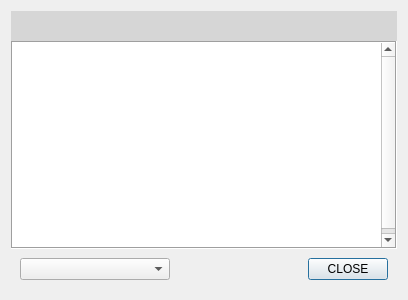
<?xml version="1.0" encoding="UTF-8"?>
<ui version="4.0">
 <class>changelog</class>
 <widget class="QDialog" name="changelog">
  <property name="geometry">
   <rect>
    <x>0</x>
    <y>0</y>
    <width>408</width>
    <height>300</height>
   </rect>
  </property>
  <property name="windowTitle">
   <string>Dialog</string>
  </property>
  <property name="modal">
   <bool>true</bool>
  </property>
  <layout class="QVBoxLayout" name="verticalLayout">
   <property name="spacing">
    <number>0</number>
   </property>
   <item>
    <widget class="QWidget" name="widget_2" native="true">
     <property name="minimumSize">
      <size>
       <width>0</width>
       <height>30</height>
      </size>
     </property>
     <property name="maximumSize">
      <size>
       <width>16777215</width>
       <height>30</height>
      </size>
     </property>
     <property name="styleSheet">
      <string notr="true">background-color: rgb(214, 214, 214);</string>
     </property>
     <layout class="QHBoxLayout" name="horizontalLayout_2">
      <property name="spacing">
       <number>0</number>
      </property>
      <property name="leftMargin">
       <number>12</number>
      </property>
      <property name="topMargin">
       <number>0</number>
      </property>
      <property name="bottomMargin">
       <number>0</number>
      </property>
      <item>
       <widget class="QLabel" name="lblVersion">
        <property name="font">
         <font>
          <pointsize>14</pointsize>
          <weight>75</weight>
          <bold>true</bold>
         </font>
        </property>
        <property name="text">
         <string/>
        </property>
       </widget>
      </item>
      <item>
       <widget class="QLabel" name="lblDate">
        <property name="font">
         <font>
          <pointsize>9</pointsize>
          <italic>false</italic>
         </font>
        </property>
        <property name="styleSheet">
         <string notr="true">color: rgb(104, 104, 104);</string>
        </property>
        <property name="text">
         <string/>
        </property>
        <property name="alignment">
         <set>Qt::AlignRight|Qt::AlignTrailing|Qt::AlignVCenter</set>
        </property>
       </widget>
      </item>
     </layout>
    </widget>
   </item>
   <item>
    <widget class="QScrollArea" name="scrollArea">
     <property name="frameShape">
      <enum>QFrame::Box</enum>
     </property>
     <property name="verticalScrollBarPolicy">
      <enum>Qt::ScrollBarAlwaysOn</enum>
     </property>
     <property name="horizontalScrollBarPolicy">
      <enum>Qt::ScrollBarAlwaysOff</enum>
     </property>
     <property name="widgetResizable">
      <bool>false</bool>
     </property>
     <widget class="QWidget" name="scrollAreaWidgetContents">
      <property name="geometry">
       <rect>
        <x>0</x>
        <y>0</y>
        <width>388</width>
        <height>209</height>
       </rect>
      </property>
      <layout class="QVBoxLayout" name="verticalLayout_2">
       <property name="spacing">
        <number>0</number>
       </property>
       <property name="leftMargin">
        <number>0</number>
       </property>
       <property name="topMargin">
        <number>0</number>
       </property>
       <property name="rightMargin">
        <number>0</number>
       </property>
       <property name="bottomMargin">
        <number>0</number>
       </property>
       <item>
        <widget class="QLabel" name="lblText">
         <property name="styleSheet">
          <string notr="true">background-color: rgb(255, 255, 255);</string>
         </property>
         <property name="frameShape">
          <enum>QFrame::NoFrame</enum>
         </property>
         <property name="text">
          <string/>
         </property>
         <property name="alignment">
          <set>Qt::AlignLeading|Qt::AlignLeft|Qt::AlignTop</set>
         </property>
         <property name="wordWrap">
          <bool>true</bool>
         </property>
         <property name="margin">
          <number>7</number>
         </property>
        </widget>
       </item>
      </layout>
     </widget>
    </widget>
   </item>
   <item>
    <widget class="QWidget" name="widget" native="true">
     <property name="maximumSize">
      <size>
       <width>16777215</width>
       <height>50</height>
      </size>
     </property>
     <layout class="QHBoxLayout" name="horizontalLayout">
      <item>
       <widget class="QComboBox" name="cmbVersions">
        <property name="minimumSize">
         <size>
          <width>150</width>
          <height>0</height>
         </size>
        </property>
       </widget>
      </item>
      <item>
       <spacer name="horizontalSpacer">
        <property name="orientation">
         <enum>Qt::Horizontal</enum>
        </property>
        <property name="sizeHint" stdset="0">
         <size>
          <width>40</width>
          <height>20</height>
         </size>
        </property>
       </spacer>
      </item>
      <item>
       <widget class="QPushButton" name="btnClose">
        <property name="text">
         <string>CLOSE</string>
        </property>
       </widget>
      </item>
     </layout>
    </widget>
   </item>
  </layout>
 </widget>
 <resources/>
 <connections/>
</ui>
